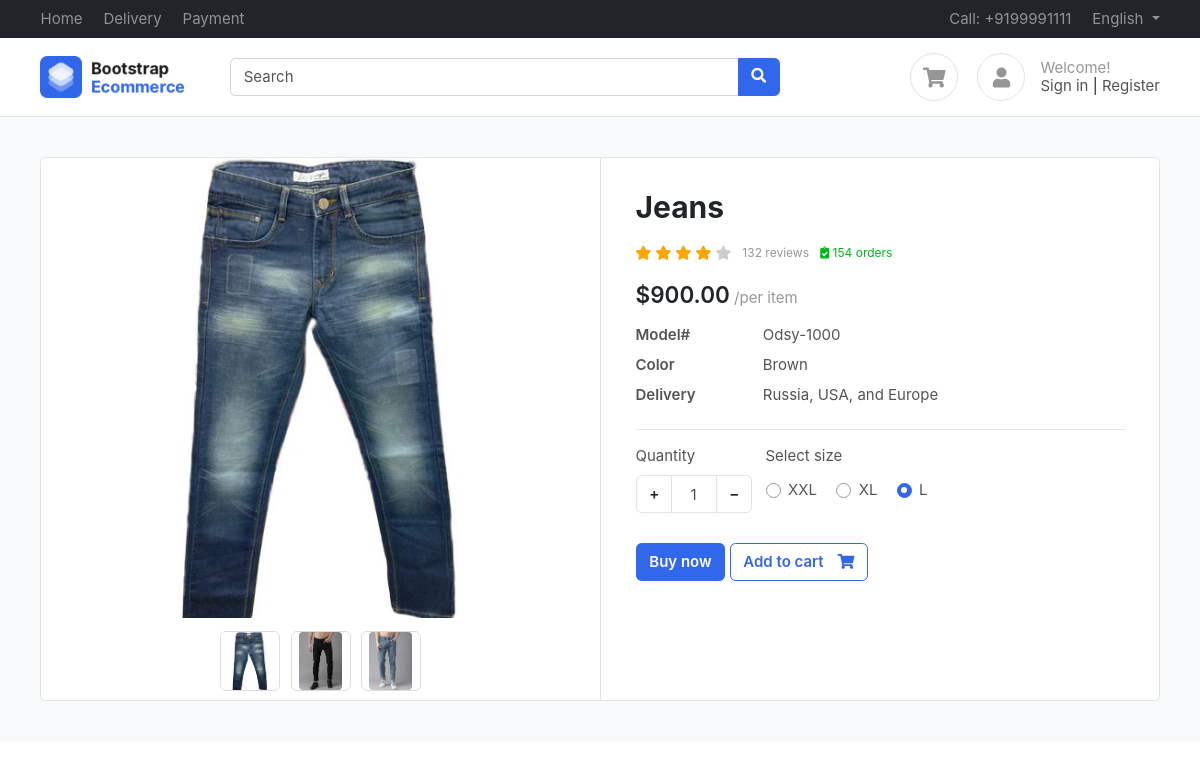
The app's page /product/jeans/ with its own data.
### products/models.py (models this page shows, shortened)
class Product(BaseModel):
    product_name = models.CharField(max_length=100)
    slug = models.SlugField(unique=True, null=True, blank=True)
    category = models.ForeignKey(Category, on_delete=models.CASCADE, related_name="products")
    price = models.IntegerField(unique=True, null=True, blank=True)
    product_description = models.TextField()
    color_variant = models.ManyToManyField(ColorVariant, blank=True)
    size_variant = models.ManyToManyField(SizeVariant, blank=True)

class ProductImage(BaseModel):
    product = models.ForeignKey(Product, on_delete=models.CASCADE, related_name="product_images")
    image = models.ImageField(upload_to = "product")

class SizeVariant(BaseModel):
    size_name = models.CharField(max_length=100)
    price = models.IntegerField(default=0)

### products/views.py (the view)
# urls.py: path('<slug>/', get_product, name="get_product"),
def get_product(request , slug):
    print(Profile.profile_image)
    try:
        product = Product.objects.get(slug = slug)
        context = {'product' : product}
        if request.GET.get('size'):
            size = request.GET.get('size')
            price = product.get_product_price_by_size(size)
            context['selected_size'] = size
            context['updated_price'] = price
            print(price) #price according to size
        return render(request , 'product/product.html', context = context)
    except Exception as e:
        print(e)

### templates/product/product.html (shortened to what this page needs)
{% extends "base/base.html"%}
{%  block start %}
<section class="section-content padding-y bg">
    <div class="container">
    <div class="card">
        <div class="row no-gutters">
            <aside class="col-md-6">
    <article class="gallery-wrap">
    <div class="img-big-wrap">
      <div> <a href="#"><img src="/media/{{product.product_images.first.image}}"></a></div>
    </div>
    <div class="thumbs-wrap">
      {% for image in product.product_images.all %}
      <a href="#" class="item-thumb"> <img src="/media/{{image.image}}"></a>
      {% endfor %}
    </div>
    </article>
            </aside>
            <main class="col-md-6 border-left">
    <article class="content-body">
    <h2 class="title">{{product.product_name}}</h2>
    <div class="rating-wrap my-3">
        <ul class="rating-stars">
            <li style="width:80%" class="stars-active">
                <i class="fa fa-star"></i> <i class="fa fa-star"></i>
                <i class="fa fa-star"></i> <i class="fa fa-star"></i>
            </li>
            <li>
                <i class="fa fa-star"></i> <i class="fa fa-star"></i>
                <i class="fa fa-star"></i> <i class="fa fa-star"></i>
                <i class="fa fa-star"></i>
            </li>
        </ul>
        <small class="label-rating text-muted">132 reviews</small>
        <small class="label-rating text-success"> <i class="fa fa-clipboard-check"></i> 154 orders </small>
    </div>
    <div class="mb-3">
        <var class="price h4">${{product.price}}.00</var>
        <span class="text-muted">/per item</span>
    </div>
    <dl class="row">
      <dt class="col-sm-3">Model#</dt>
      <dd class="col-sm-9">Odsy-1000</dd>
      <dt class="col-sm-3">Color</dt>
      <dd class="col-sm-9">Brown</dd>
      <dt class="col-sm-3">Delivery</dt>
      <dd class="col-sm-9">Russia, USA, and Europe </dd>
    </dl>
    <hr>
        <div class="form-row">
            <div class="form-group col-md flex-grow-0">
                <label>Quantity</label>
                <div class="input-group mb-3 input-spinner">
                  <div class="input-group-prepend">
                    <button class="btn btn-light" type="button" id="button-plus"> + </button>
                  </div>
                  <input type="text" class="form-control" value="1">
                  <div class="input-group-append">
                    <button class="btn btn-light" type="button" id="button-minus"> − </button>
                  </div>
                </div>
            </div>
            {% if product.size_variant.count %}
            <div class="form-group col-md">
                    <label>Select size</label>
                    <div class="mt-1">
                      {% for size in product.size_variant.all %}
                        <label class="custom-control custom-radio custom-control-inline">
                          <div class="custom-control-label">{{size.size_name}}</div>
                        </label>
                      {% endfor %}
                    </div>
            </div>
            {% endif %}
        </div>
        <a href="#" class="btn  btn-primary"> Buy now </a>
        <a href="{% url 'add_to_cart' product.uid%}?variant={{selected_size}}" class="btn  btn-outline-primary"> <span class="text">Add to cart</span> <i class="fas fa-shopping-cart"></i>  </a>
    </article>
            </main>
        </div>
    </div>
    </div>
    </section>
{% endblock %}

### public/static/css/ui.css (style rules this page uses)
html { font-family: 'Inter', sans-serif; font-size: 15px; }
.content-body { flex: 1 1 auto; padding: 2rem 2.3rem; }
.padding-y { padding-top: 40px; padding-bottom: 40px; }
var { font-style: normal; }
article:after, .form-group:after { display: block; clear: both; content: ""; }
.bg { background-color: #f8f9fa; }
.card .title { color: #212529; }
.btn-light { background-color: #fff; border-color: #e4e4e4; }
.btn .text + i { margin-left: 10px; }
dl[class="row"] { margin-bottom: 0; }
.price { font-weight: 600; color: #212529; }
.label-rating { margin-left: 7px; display: inline-block; vertical-align: middle; }
.rating-stars { display: inline-block; vertical-align: middle; list-style: none; margin: 0; padding: 0; position: relative; white-space: nowrap; clear: both; }
.rating-stars i { font-size: 14px; color: #ccc; display: inline; }
.rating-stars li { display: block; text-overflow: clip; white-space: nowrap; z-index: 1; }
.rating-stars li.stars-active { z-index: 2; position: absolute; top: 0; left: 0; overflow: hidden; }
.rating-stars li.stars-active i { color: orange; }
.input-spinner { width: 120px; flex-wrap: nowrap; display: inline-flex; }
.input-spinner input.form-control { text-align: center; max-width: 46px; flex-basis: 46px; border-color: #e4e4e4; flex-grow: 0; }
.input-spinner .btn { width: 36px; text-align: center; }
.gallery-wrap .img-big-wrap { margin-bottom: 10px; border-radius: 0.37rem; overflow: hidden; background-color: #fff; }
.gallery-wrap .img-big-wrap a { text-align: center; display: block; }
.gallery-wrap .img-big-wrap img { height: 460px; width: auto; display: inline-block; cursor: zoom-in; }
.gallery-wrap .thumbs-wrap { text-align: center; }
.gallery-wrap .thumbs-wrap .item-thumb { width: 60px; height: 60px; border: 1px solid #ddd; border-radius: 6px; margin: 3px; display: inline-block; overflow: hidden; }
.gallery-wrap .thumbs-wrap img { max-width: 100%; max-height: 100%; object-fit: cover; border-radius: 4px; cursor: zoom-in; }

### records on screen
Product: product_images.first.image (picture), product_name "Jeans", price "900"
ProductImage: image (picture)
ProductImage: image (picture)
ProductImage: image (picture)
SizeVariant: size_name "XXL"
SizeVariant: size_name "XL"
SizeVariant: size_name "L"
